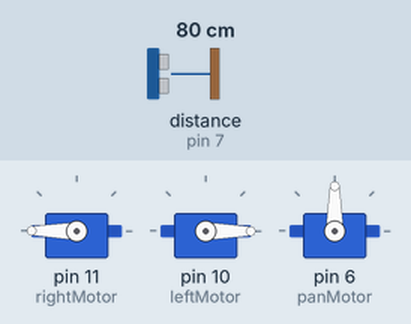
Bench run of a sketch on a simulated Arduino Uno, built with avr-gcc and run on an emulated ATmega328P. On the bench: 3 × servo. Wiring (inferred from the names in the program): ultrasonic range finder: trigger pin 7; echo pin 7. The test bench sets the inputs (shaded band); at power-on: distance to the obstacle (sensor on pin 7) 80 cm. The echo pulse lasts 58.3 µs per cm; what the sketch prints to the serial monitor is not drawn.

Above: at 1.2 s.
1.3 s: distance to the obstacle (sensor on pin 7) set to 19 cm
2.8 s: distance to the obstacle (sensor on pin 7) set to 15 cm
At 4.7 s:
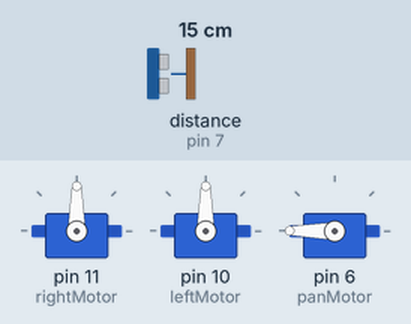
At 6.1 s:
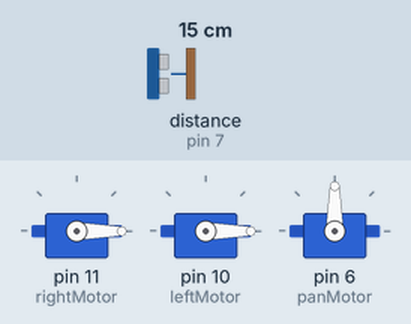
Timing chart, 0 to 7.6 s (numbered marks = the images above; inputs shaded):
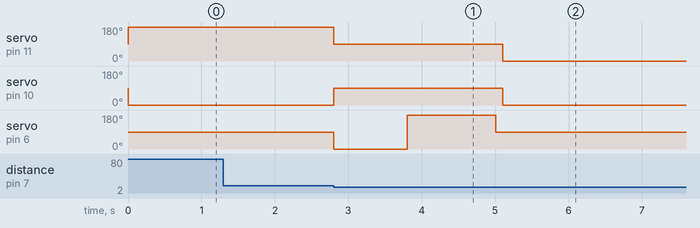

The sketch:

TurtleBot.ino
```cpp
// TurtleDuino Obstacles Avoiding Robot
//  Originally By:RobDavinci
//  Heavily modified by: Ken Sharp
#include <Servo.h> //include Servo library
#include <TimedAction.h>

// constants for motor speeds
//
// speed is an integer from 0 to 180
// 0 is full speed CCW
// 90 is full stop
// 180 is full speed CW
//
// RForward is right servo forward (CW) speed
// LForward is left servo forward (CCW) speed
// RBackward is left motor backward (CCW)speed
// LBackward is right motor backward (CW) speed
// RNeutral is right motor neutral (stopped) speed
// etc
const int RForward = 180;
const int LForward = 0;
const int RBackward = 0;
const int LBackward = 180;
const int RNeutral = 90;
const int LNeutral = 90;

// declare motors
Servo panMotor;
Servo leftMotor;
Servo rightMotor;

// declare pins and settings for ping sensor
const int pingPin = 7;
const int dangerThresh = 15; // threshold for obstacles (in cm)
int leftDistance, rightDistance; // distances on either side
long duration; // time it takes to receive PING))) signal

// declare timers and settings for dancing
TimedAction danceTimer = TimedAction(60000, dance);
char dancing = 0;
const int danceInterval = 5;  // minutes between dances
const int danceStepInterval = 2000;  // milliseconds between dance steps

void setup()
{
  // setup the pins use for the servo motors
  rightMotor.attach(11);
  leftMotor.attach(10);
  panMotor.attach(6);

  //set PING))) pan to center
  panMotor.write(90);

  // set up serial port
  Serial.begin(9600);
  Serial.println("turtle");  // identify the robot to any listening devices
}

void loop()
{
  int distanceFwd = ping();
  //Serial.print("Ping returned");
  //Serial.print(distanceFwd);
  //Serial.println();

  danceTimer.check();

  if (distanceFwd>dangerThresh && !dancing) //if path is clear
  {
    //Serial.println("Moving forward");
    moveForward();
  }
  else if (!dancing) //if path is blocked
  {
    //Serial.println("Path blocked. Scanning...");
    stopMotors();
    panMotor.write(0);
    delay(500);
    rightDistance = ping(); //scan to the right
    delay(500);
    panMotor.write(180);
    delay(700);
    leftDistance = ping(); //scan to the left
    delay(500);
    panMotor.write(90); //return to center
    delay(100);
    compareDistance();
  }
}

void compareDistance()
{
  if (leftDistance>rightDistance) // if left is less obstructed
  {
    turnLeft();
    delay(4000);
  }
  else if (rightDistance>leftDistance) // if right is less obstructed
  {
    turnRight();
    delay(4000);
  }
  else // if they are equally obstructed
  {
    turnRight(); // turn 180 degrees
    delay(8000);
  }
}

long ping()
{
  // send out PING))) signal pulse
  pinMode(pingPin, OUTPUT);
  digitalWrite(pingPin, LOW);
  delayMicroseconds(2);
  digitalWrite(pingPin, HIGH);
  delayMicroseconds(5);
  digitalWrite(pingPin, LOW);

  // get duration it takes to receive echo
  pinMode(pingPin, INPUT);
  duration = pulseIn(pingPin, HIGH);

  // convert duration into distance
  return duration / 29 / 2;
}

// functions for moving the bot around
void turnLeft() {
  leftMotor.write(LBackward);
  rightMotor.write(RForward);
}

void turnRight() {
  leftMotor.write(LForward);
  rightMotor.write(RBackward);
}

void moveForward() {
  leftMotor.write(LForward);
  rightMotor.write(RForward);
}

void stopMotors() {
  leftMotor.write(LNeutral);
  rightMotor.write(RNeutral);
}

// function to do dance routine
void dance() {
  static int minCount = 1;

  minCount++;
  if (minCount == danceInterval) {
    dancing = 1;

    Serial.println("d1b");

    // do the dance
    for (int i = 0; i < 4; i++) {
      turnRight();
      delay(danceStepInterval);
      moveForward();
      delay(danceStepInterval);
      stopMotors();
      delay(danceStepInterval);

      for (int j = 0; j < 4; j++) {
        turnLeft();
        delay(danceStepInterval);
        moveForward();
        delay(danceStepInterval);
        stopMotors();
        delay(danceStepInterval);
      }
    }

    // reset flags
    Serial.println("d1e");
    dancing = 0;
    minCount = 1;
  }
}
```

Measured:
- the behaviour switches between 17 and 16 cm on distance to the obstacle (sensor on pin 7) (found by bisection; images 0 and 1)
- after the input at 1.3 s, every drawn part: stays the same
- after the input at 2.8 s, servo on pin 11 (rightMotor): 180° → 90° at once, → 0° 2.3 s later; servo on pin 10 (leftMotor): 0° → 90° at once, → 0° 2.3 s later; servo on pin 6 (panMotor): 90° → 0° at once, → 180° 1.0 s later, → 90° 1.2 s later
